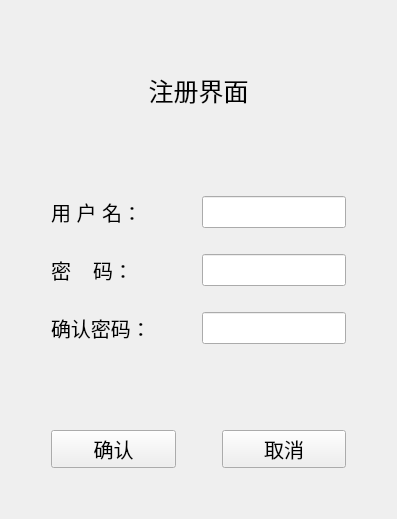
<?xml version="1.0" encoding="UTF-8"?>
<ui version="4.0">
 <class>Register</class>
 <widget class="QWidget" name="Register">
  <property name="geometry">
   <rect>
    <x>0</x>
    <y>0</y>
    <width>397</width>
    <height>519</height>
   </rect>
  </property>
  <property name="windowTitle">
   <string>注册</string>
  </property>
  <layout class="QVBoxLayout" name="verticalLayout_2">
   <item>
    <widget class="QLabel" name="label">
     <property name="font">
      <font>
       <pointsize>19</pointsize>
      </font>
     </property>
     <property name="styleSheet">
      <string notr="true">border-image: url(:/register/background/register.jpg);</string>
     </property>
     <property name="text">
      <string>注册界面</string>
     </property>
     <property name="alignment">
      <set>Qt::AlignCenter</set>
     </property>
    </widget>
   </item>
   <item>
    <spacer name="verticalSpacer_5">
     <property name="orientation">
      <enum>Qt::Vertical</enum>
     </property>
     <property name="sizeType">
      <enum>QSizePolicy::Fixed</enum>
     </property>
     <property name="sizeHint" stdset="0">
      <size>
       <width>20</width>
       <height>20</height>
      </size>
     </property>
    </spacer>
   </item>
   <item>
    <layout class="QHBoxLayout" name="horizontalLayout_5">
     <item>
      <spacer name="horizontalSpacer_2">
       <property name="orientation">
        <enum>Qt::Horizontal</enum>
       </property>
       <property name="sizeType">
        <enum>QSizePolicy::Fixed</enum>
       </property>
       <property name="sizeHint" stdset="0">
        <size>
         <width>40</width>
         <height>20</height>
        </size>
       </property>
      </spacer>
     </item>
     <item>
      <layout class="QVBoxLayout" name="verticalLayout">
       <item>
        <layout class="QHBoxLayout" name="horizontalLayout" stretch="1,1">
         <item>
          <widget class="QLabel" name="label_2">
           <property name="font">
            <font>
             <pointsize>15</pointsize>
            </font>
           </property>
           <property name="text">
            <string>用 户 名：</string>
           </property>
          </widget>
         </item>
         <item>
          <widget class="QLineEdit" name="lineEdit">
           <property name="font">
            <font>
             <pointsize>15</pointsize>
            </font>
           </property>
          </widget>
         </item>
        </layout>
       </item>
       <item>
        <spacer name="verticalSpacer_2">
         <property name="orientation">
          <enum>Qt::Vertical</enum>
         </property>
         <property name="sizeType">
          <enum>QSizePolicy::Fixed</enum>
         </property>
         <property name="sizeHint" stdset="0">
          <size>
           <width>20</width>
           <height>20</height>
          </size>
         </property>
        </spacer>
       </item>
       <item>
        <layout class="QHBoxLayout" name="horizontalLayout_2" stretch="1,1">
         <item>
          <widget class="QLabel" name="label_3">
           <property name="font">
            <font>
             <pointsize>15</pointsize>
            </font>
           </property>
           <property name="text">
            <string>密    码：</string>
           </property>
          </widget>
         </item>
         <item>
          <widget class="QLineEdit" name="lineEdit_2">
           <property name="font">
            <font>
             <pointsize>15</pointsize>
            </font>
           </property>
          </widget>
         </item>
        </layout>
       </item>
       <item>
        <spacer name="verticalSpacer_3">
         <property name="orientation">
          <enum>Qt::Vertical</enum>
         </property>
         <property name="sizeType">
          <enum>QSizePolicy::Fixed</enum>
         </property>
         <property name="sizeHint" stdset="0">
          <size>
           <width>20</width>
           <height>20</height>
          </size>
         </property>
        </spacer>
       </item>
       <item>
        <layout class="QHBoxLayout" name="horizontalLayout_3" stretch="1,1">
         <item>
          <widget class="QLabel" name="label_4">
           <property name="font">
            <font>
             <pointsize>15</pointsize>
            </font>
           </property>
           <property name="text">
            <string>确认密码：</string>
           </property>
          </widget>
         </item>
         <item>
          <widget class="QLineEdit" name="lineEdit_3">
           <property name="font">
            <font>
             <pointsize>15</pointsize>
            </font>
           </property>
          </widget>
         </item>
        </layout>
       </item>
       <item>
        <spacer name="verticalSpacer_4">
         <property name="orientation">
          <enum>Qt::Vertical</enum>
         </property>
         <property name="sizeType">
          <enum>QSizePolicy::Fixed</enum>
         </property>
         <property name="sizeHint" stdset="0">
          <size>
           <width>20</width>
           <height>80</height>
          </size>
         </property>
        </spacer>
       </item>
       <item>
        <layout class="QHBoxLayout" name="horizontalLayout_4" stretch="1,0,1">
         <item>
          <widget class="QPushButton" name="pushButton">
           <property name="font">
            <font>
             <pointsize>15</pointsize>
            </font>
           </property>
           <property name="text">
            <string>确认</string>
           </property>
          </widget>
         </item>
         <item>
          <spacer name="horizontalSpacer">
           <property name="orientation">
            <enum>Qt::Horizontal</enum>
           </property>
           <property name="sizeType">
            <enum>QSizePolicy::Fixed</enum>
           </property>
           <property name="sizeHint" stdset="0">
            <size>
             <width>40</width>
             <height>20</height>
            </size>
           </property>
          </spacer>
         </item>
         <item>
          <widget class="QPushButton" name="pushButton_2">
           <property name="font">
            <font>
             <pointsize>15</pointsize>
            </font>
           </property>
           <property name="text">
            <string>取消</string>
           </property>
          </widget>
         </item>
        </layout>
       </item>
      </layout>
     </item>
     <item>
      <spacer name="horizontalSpacer_3">
       <property name="orientation">
        <enum>Qt::Horizontal</enum>
       </property>
       <property name="sizeType">
        <enum>QSizePolicy::Fixed</enum>
       </property>
       <property name="sizeHint" stdset="0">
        <size>
         <width>40</width>
         <height>20</height>
        </size>
       </property>
      </spacer>
     </item>
    </layout>
   </item>
   <item>
    <spacer name="verticalSpacer">
     <property name="orientation">
      <enum>Qt::Vertical</enum>
     </property>
     <property name="sizeType">
      <enum>QSizePolicy::Fixed</enum>
     </property>
     <property name="sizeHint" stdset="0">
      <size>
       <width>20</width>
       <height>40</height>
      </size>
     </property>
    </spacer>
   </item>
  </layout>
 </widget>
 <resources>
  <include location="../resource.qrc"/>
 </resources>
 <connections/>
</ui>
